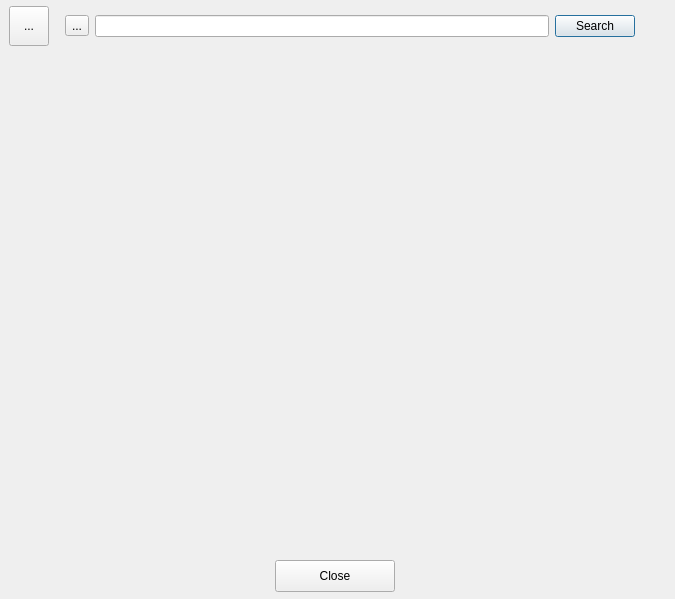
<?xml version="1.0" encoding="UTF-8"?>
<ui version="4.0">
 <class>BibleDictionaryDialog</class>
 <widget class="QDialog" name="BibleDictionaryDialog">
  <property name="geometry">
   <rect>
    <x>0</x>
    <y>0</y>
    <width>675</width>
    <height>599</height>
   </rect>
  </property>
  <property name="windowTitle">
   <string>Smith's Bible Dictionary</string>
  </property>
  <property name="autoFillBackground">
   <bool>false</bool>
  </property>
  <property name="styleSheet">
   <string notr="true">&quot;background-color: white;</string>
  </property>
  <widget class="QWidget" name="horizontalLayoutWidget_2">
   <property name="geometry">
    <rect>
     <x>-1</x>
     <y>0</y>
     <width>676</width>
     <height>52</height>
    </rect>
   </property>
   <layout class="QHBoxLayout" name="horizontalLayout_2">
    <property name="bottomMargin">
     <number>0</number>
    </property>
    <item>
     <spacer name="horizontalSpacer_5">
      <property name="orientation">
       <enum>Qt::Horizontal</enum>
      </property>
      <property name="sizeType">
       <enum>QSizePolicy::Fixed</enum>
      </property>
      <property name="sizeHint" stdset="0">
       <size>
        <width>10</width>
        <height>20</height>
       </size>
      </property>
     </spacer>
    </item>
    <item>
     <widget class="QToolButton" name="toolButtonLeft">
      <property name="minimumSize">
       <size>
        <width>40</width>
        <height>40</height>
       </size>
      </property>
      <property name="text">
       <string>...</string>
      </property>
      <property name="icon">
       <iconset resource="../CWP/pictureResources.qrc">
        <normaloff>:/icons/Pics/backNavTest2.png</normaloff>:/icons/Pics/backNavTest2.png</iconset>
      </property>
      <property name="iconSize">
       <size>
        <width>30</width>
        <height>30</height>
       </size>
      </property>
     </widget>
    </item>
    <item>
     <spacer name="horizontalSpacer_3">
      <property name="orientation">
       <enum>Qt::Horizontal</enum>
      </property>
      <property name="sizeType">
       <enum>QSizePolicy::Fixed</enum>
      </property>
      <property name="sizeHint" stdset="0">
       <size>
        <width>10</width>
        <height>20</height>
       </size>
      </property>
     </spacer>
    </item>
    <item>
     <widget class="QToolButton" name="toolButtonRight">
      <property name="text">
       <string>...</string>
      </property>
      <property name="icon">
       <iconset resource="../CWP/pictureResources.qrc">
        <normaloff>:/icons/Pics/forwardNavTest2.png</normaloff>:/icons/Pics/forwardNavTest2.png</iconset>
      </property>
      <property name="iconSize">
       <size>
        <width>30</width>
        <height>30</height>
       </size>
      </property>
     </widget>
    </item>
    <item>
     <widget class="QLineEdit" name="leSearchText"/>
    </item>
    <item>
     <widget class="QPushButton" name="pbSearch">
      <property name="text">
       <string>Search</string>
      </property>
      <property name="icon">
       <iconset resource="../CWP/pictureResources.qrc">
        <normaloff>:/icons/Pics/Magnifying_Glass_1.png</normaloff>:/icons/Pics/Magnifying_Glass_1.png</iconset>
      </property>
     </widget>
    </item>
    <item>
     <spacer name="horizontalSpacer_4">
      <property name="orientation">
       <enum>Qt::Horizontal</enum>
      </property>
      <property name="sizeType">
       <enum>QSizePolicy::Fixed</enum>
      </property>
      <property name="sizeHint" stdset="0">
       <size>
        <width>40</width>
        <height>20</height>
       </size>
      </property>
     </spacer>
    </item>
   </layout>
  </widget>
  <widget class="QPushButton" name="pbClose">
   <property name="geometry">
    <rect>
     <x>275</x>
     <y>560</y>
     <width>120</width>
     <height>32</height>
    </rect>
   </property>
   <property name="minimumSize">
    <size>
     <width>120</width>
     <height>0</height>
    </size>
   </property>
   <property name="text">
    <string>Close</string>
   </property>
  </widget>
 </widget>
 <resources>
  <include location="../CWP/pictureResources.qrc"/>
 </resources>
 <connections/>
</ui>
